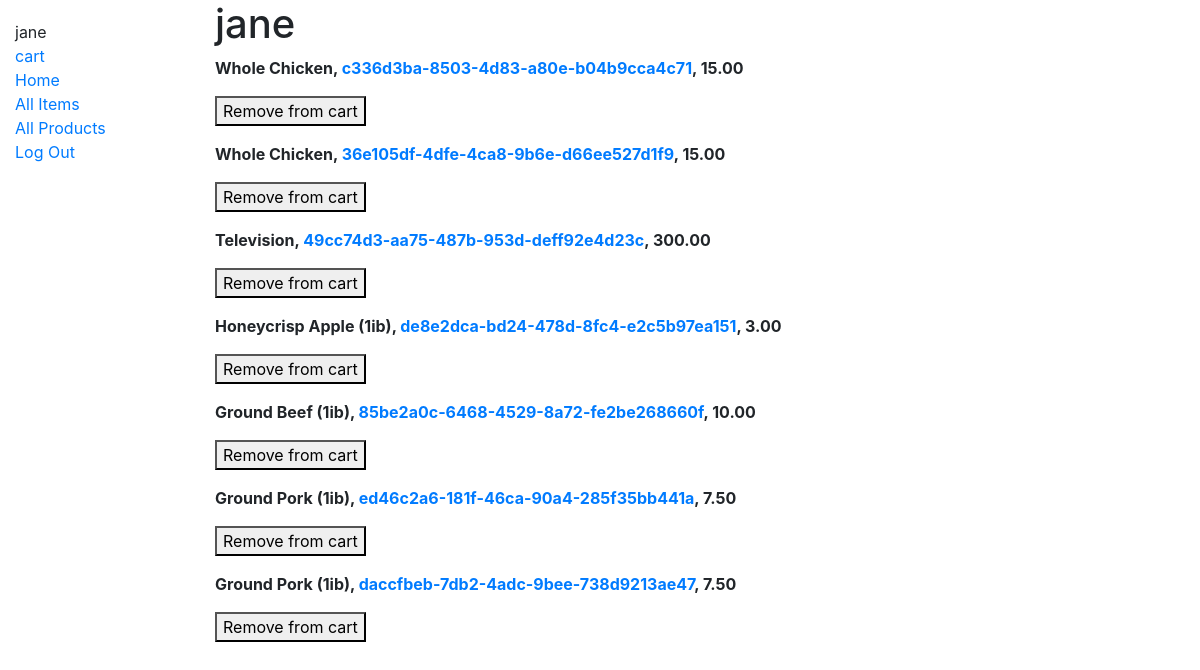
The app's page /custport/cart/1 (signed in), older data.
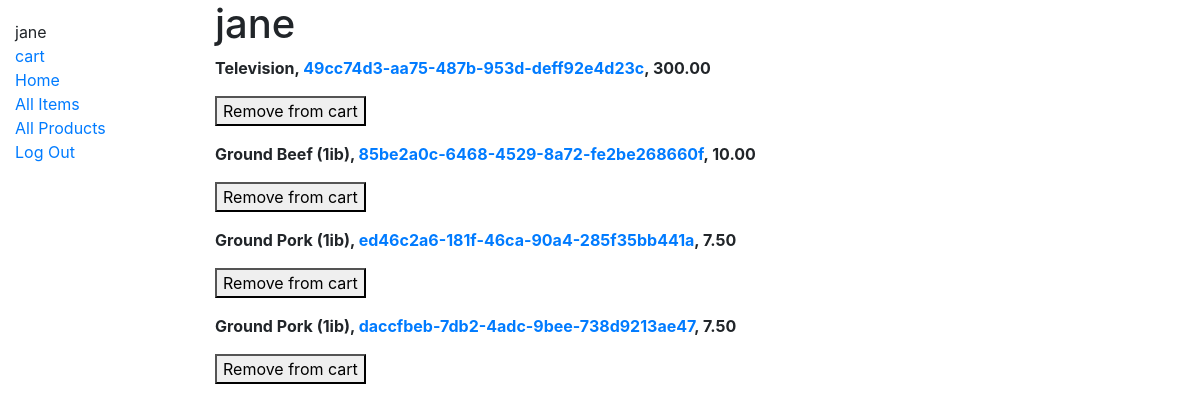
The same page, newer data.
### custport/models.py (models this page shows, shortened)
class ItemInstance(models.Model):
    id = models.UUIDField(primary_key=True, default=uuid.uuid4, help_text='Unique ID for this Item')
    item = models.ForeignKey('Item', on_delete=models.SET_NULL, null=True)
    order = models.ForeignKey('Order', on_delete=models.SET_NULL, null=True, blank=True)
    cart = models.ForeignKey('Cart', on_delete=models.SET_NULL, null=True, blank=True)
    expirydate = models.DateField(null=True, blank=True)
    AVAILABILITY = (
    ('a','Available'),
    ('c', 'Cart'),
    ('o','Order'),
    )
    status = models.CharField(
        max_length=1,
        choices=AVAILABILITY,
        blank=True,
        default='a',
        help_text='Item availability',
    )
    def get_absolute_url(self):
        return reverse('iteminstance-detail', args=[str(self.id)])

class Item(models.Model):
    name = models.CharField(max_length=200)
    product_type = models.ManyToManyField('Product', help_text='Select a Product Type')
    price = models.DecimalField(max_digits=10 ,decimal_places=2, default=0.00)
    picture = models.ImageField(upload_to='images/', default='images/default.png')

### custport/views.py (the view)
# urls.py: path('cart/<int:pk>', views.CartView.as_view(), name='cart'),
class CartView(generic.DetailView):
    model = Cart

### custport/templates/custport/cart_detail.html (shortened to what this page needs)
{% extends "base_generic.html" %}
{% block content %}
    {% if user.is_authenticated %}
        {% if cart.owner.username == user.username %}
            <h1>{{ cart.owner.username }}</h1>
            {% for iteminstance in cart.iteminstance_set.all %}
                 <p><strong>{{ iteminstance.item.name }}, <a href="{{ iteminstance.get_absolute_url }}">{{ iteminstance.id }}</a>, {{ iteminstance.item.price }}</strong>
                    <form action="{% url 'removeCart' iteminstance.id %}" method="post">
                        <button type="submit" value="Remove from cart">Remove from cart</button>
                      </form>
                </p>
            {% endfor %}
		{% endif %}
{% endif %}
{% endblock %}

Row changes from the older to the newer data that the page shows:
no longer on this page (row edited): ItemInstance: item.name "Whole Chicken", id "c336d3ba-8503-4d83-a80e-b04b9cca4c71", item.price "15.00"
no longer on this page (row edited): ItemInstance: item.name "Whole Chicken", id "36e105df-4dfe-4ca8-9b6e-d66ee527d1f9", item.price "15.00"
no longer on this page (row edited): ItemInstance: item.name "Honeycrisp Apple (1ib)", id "de8e2dca-bd24-478d-8fc4-e2c5b97ea151", item.price "3.00"
